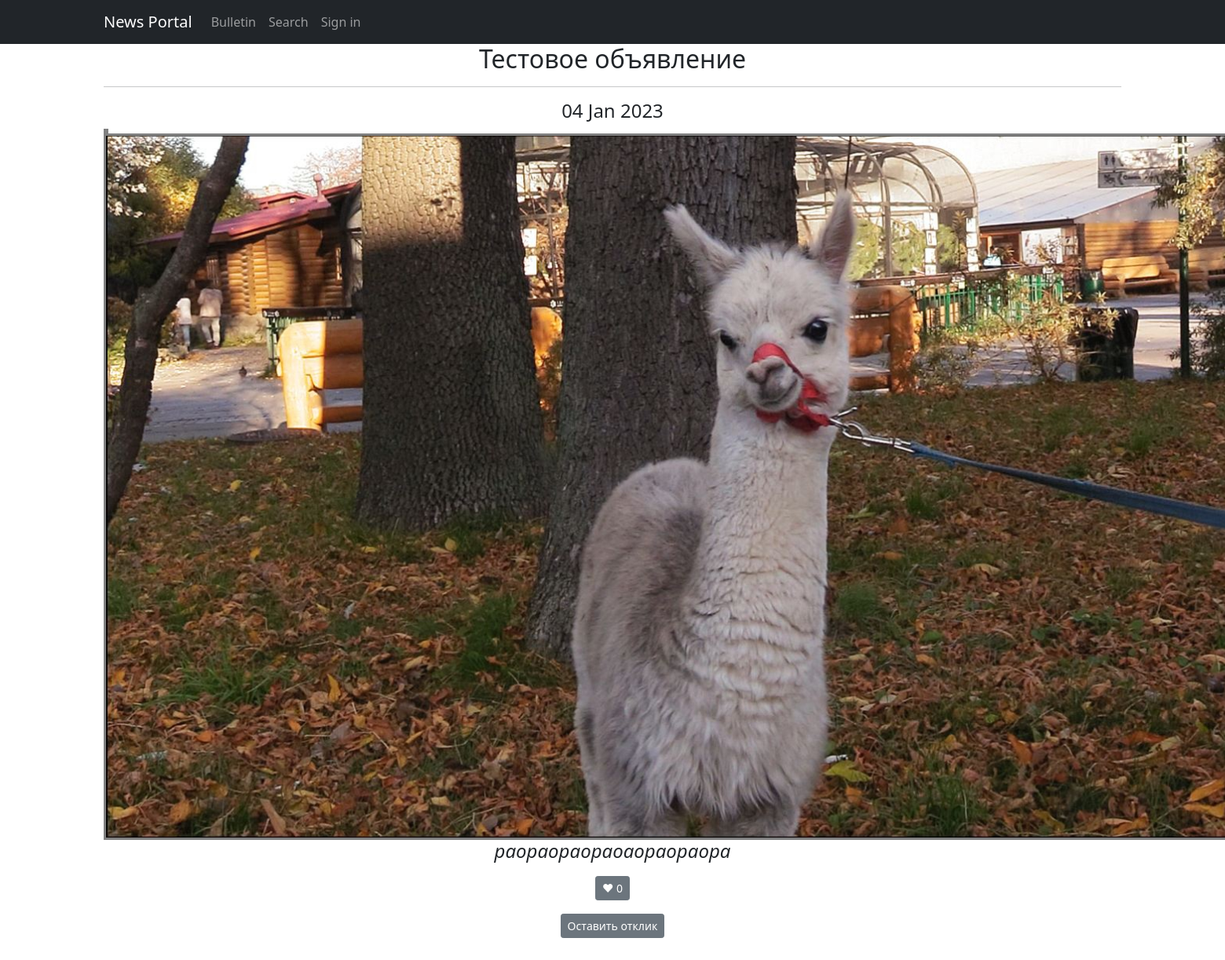
The app's page /bulletin/4 with its own data.
### bulletin/models.py (models this page shows, shortened)
class Post(models.Model):
    class Meta:
        verbose_name = u"Объявление"
        verbose_name_plural = u"Объявления"
    author = models.ForeignKey(User, on_delete=models.CASCADE, verbose_name='Автор')
    dateCreation = models.DateTimeField(auto_now_add=True, verbose_name='Дата')
    category = models.ForeignKey(
        to='PostCategory',
        on_delete=models.CASCADE,
        related_name='post',
        verbose_name='Категория'  # все продукты в категории будут доступны через поле news
    )
    title = models.CharField(max_length=128, verbose_name='Заголовок')
    text = RichTextUploadingField()
    like = models.ManyToManyField(User, related_name='rating')
    def total_like(self):
        return self.like.count()

### bulletin/views.py (the view)
# urls.py: path('<int:pk>', PostDetail.as_view(), name='post_detail'),
class PostDetail(DetailView):
    model = Post
    template_name = 'post_id.html'
    context_object_name = 'post'
    queryset = Post.objects.all()
    def get_context_data(self, *args, **kwargs):
        context = super(PostDetail, self).get_context_data(**kwargs)
        post = get_object_or_404(Post, id=self.kwargs["pk"])
        total_like = post.total_like()
        context['count'] = total_like
        return context

### bulletin/templatetags/custom_filters.py (called while the page is built)
@register.filter()
def censor(value):
    for word in black_words:
        value = value.replace(word[1:], '*' * (len(word) - 1))
    return value

### templates/post_id.html (shortened to what this page needs)
{% extends 'flatpages/default.html' %}
{% load custom_filters %}
{% block content %}
   <h2> {{ post.title|censor }} </h2>
   <hr>
   {% if post %}
        <h4>{{post.dateCreation|date:'d M Y'}}</h4>
        <h4>
            <img
                src="{{ post.image.url}}" style="max-height:400px" align="left"
                style=" border: 20px solid #ffffff;"
            />
            <i>{{ post.text|censor|safe }}</i>
            <p class="text-center"><a href="{% url 'like_post' post.id %}" class="btn btn-secondary btn-sm">❤ {{ count }}</a></p>
            <p class="text-center"><a href="{% url 'response' post.id %}" class="btn btn-secondary btn-sm">Оставить отклик</a></p>
        </h4>
        <br><br><br>
    {% else %}
       <h2>Новостей нет, но вы держитесь!</h2>
   {% endif %}
{% endblock content %}

### templates/post_id.html (style rules this page uses)
img { border: 3px solid #808080; }

### records on screen
Post: title|censor "Тестовое объявление", dateCreation "04 Jan 2023", text|censor (picture), text|censor "раораораораоаораораора"

### other values on screen
{{ count }} "0"
